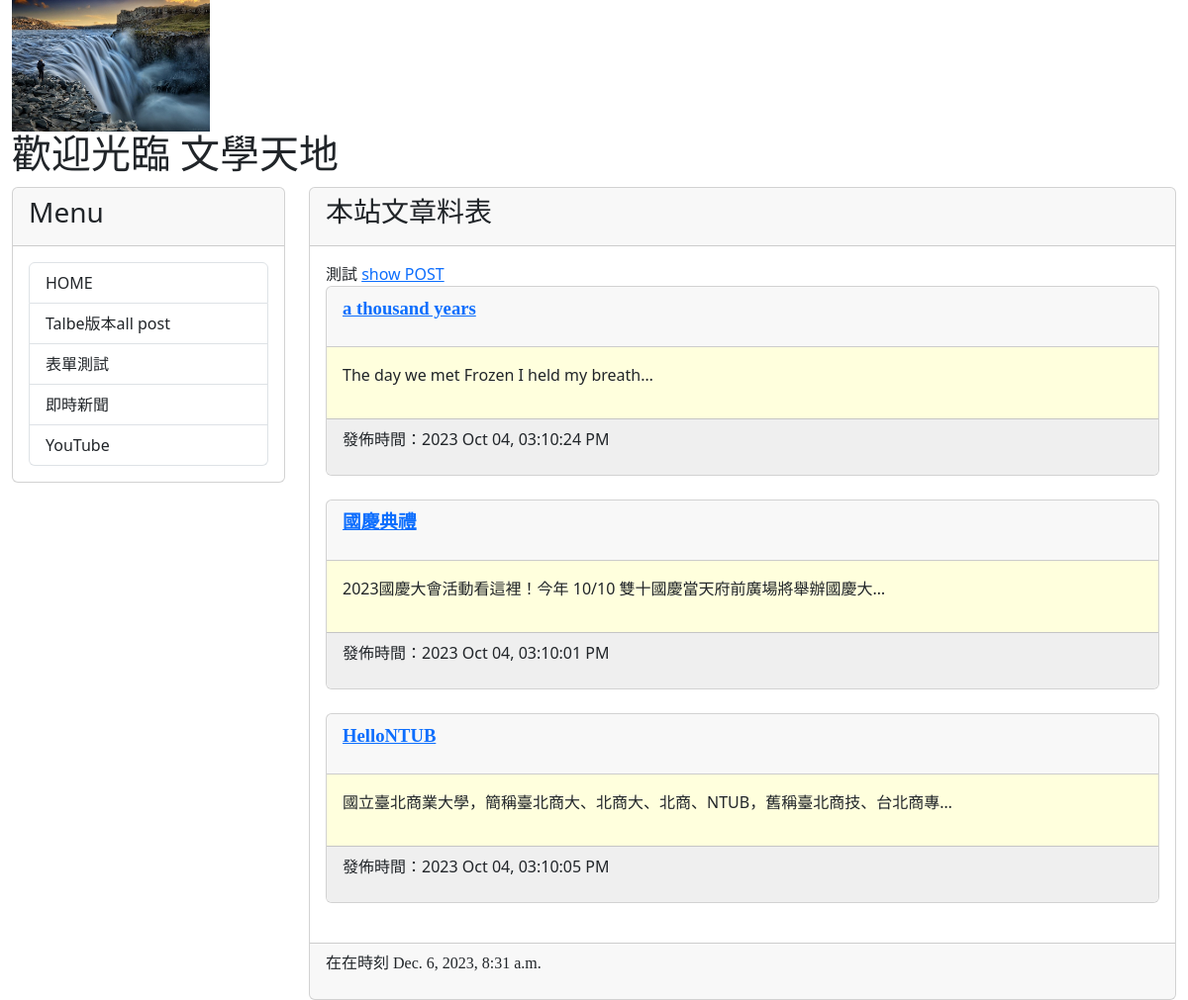
The app's page /, older data.
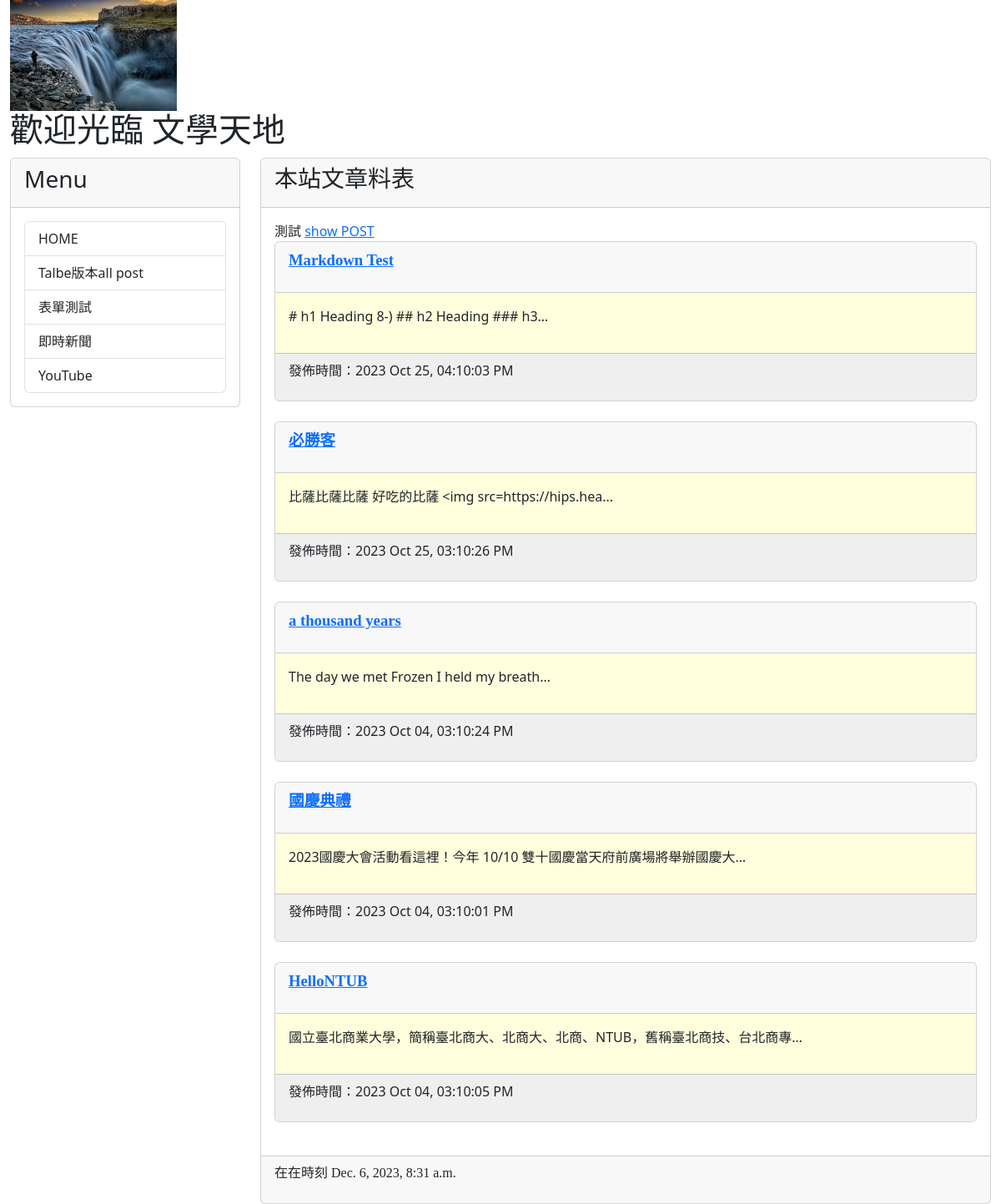
The same page, newer data.
### mysite/models.py (models this page shows, shortened)
class Post(models.Model):  #繼承
    title=models.CharField(max_length=200)
    slug=models.CharField(max_length=200)
    body=models.TextField()#內容
    pub_date=models.DateTimeField(auto_now_add=True)#自動取得現在時間
    class Meta:
        ordering=('-pub_date',)  #資料排序，依照時間限後排序

### mysite/views.py (the view)
# urls.py: path('',mv.homepage,name="homepage" ), #from mysite.views import homepage呼叫homepage
def homepage(request):
    posts=Post.objects.all()
    now=datetime.now()
    hour=now.timetuple().tm_hour
    print(f'hour={hour}') #不一定要用
    return render(request,'index.html',locals()) #locals()傳給

### mysite/templates/index.html (shortened to what this page needs)
{% extends "base2.html" %}
{% block headmessage %} <h3 style='font-family:標楷體';>本站文章料表</a> {%endblock headmessage%}
{% block content %}
測試
<a href='{% url 'post-url' 2015 10 3 02 %}'>show POST</a>
{% for post in posts %}
<div class='card'>
    <div class='card-header'>
        <p style='font-family:微軟正黑體;font-size:14pt;font-weight:bold;'>
            <a href='/post/{{post.slug}}'>{{ post.title }}</a>
        </p>
    </div>
    <div class='card-body' style='background-color:#ffffdd'>
        <p>
            {{ post.body | truncatechars:40 }}
        </p>
    </div>
    <div class='card-footer'  style='background-color:#efefef'>
        <p>
            發佈時間：{{ post.pub_date | date:"Y M d, h:m:s A"}}
        </p>
    </div>
</div>
<br>
{% endfor %}
{% endblock content%}

### templates/base2.html (shortened to what this page needs)
<!DOCTYPE html>
<html>
    <head>
        <link href="https://cdn.jsdelivr.net/npm/bootstrap@5.3.2/dist/css/bootstrap.min.css" rel="stylesheet">
    </head>
    <body>
        <div class="container-fluid">
            {% include 'header.html' %}
            <div class="row ">
                <div class="col-sm-3 col-md-3">
                    <div class="card">
                      <div class="card-header">
                        <h3>Menu</h3>
                      </div>
                      <div class="card-body">
                        <div class='list-group'>
                            <a href='/' class='list-group-item'>HOME</a>
                            <a href="{% url 'show-all-posts' %}" class="list-group-item">Talbe版本all post</a>
                            <a href="{% url 'post-new' %}" class="list-group-item">表單測試</a>
                            <a href='https://google.com/news' class='list-group-item'>即時新聞</a>
                            <a href='https://youtube.com/' class='list-group-item'>YouTube</a>
                        </div>
                      </div>
                    </div>
                </div>
                <div class="col-sm-9 col-md-9">
                    <div class="card">
                        <div class="card-header">
                            {% block headmessage %}
                            {% endblock %}
                        </div>
                        <div class="card-body">
                            {% block content %} {% endblock %}
                        </div>
                        <div class="card-footer">
                            {% include 'footer.html' %}
                        </div>
                    </div>
                </div>
            </div>
        </div>
    </body>
</html>

### templates/header.html
{% load static %}
<div class='well'>
        <img src="{% static "images/4.jpg" %}" width="200" hight="100">
<h1 style="font-family:微軟正黑體;">歡迎光臨 文學天地</h1>

### templates/footer.html
{% block footer %}
    {% if now%}
    <p style='font-family:微軟正黑體;'>在在時刻  {{ now }}</p>
    {% else %}
    <p style='font-family:微軟正黑體;'>本文內容取自網路，如有侵權請來信通知下架...</p>
    {% endif %}
{% endblock %}

Row changes from the older to the newer data that the page shows:
added Post: title "Markdown Test", body "# h1 Heading 8-) ## h2 Heading ### h3…", pub_date "2023 Oct 25, 04:10:03 PM"
added Post: title "必勝客", body "比薩比薩比薩 好吃的比薩 <img src=https://hips.hea…", pub_date "2023 Oct 25, 03:10:26 PM"
